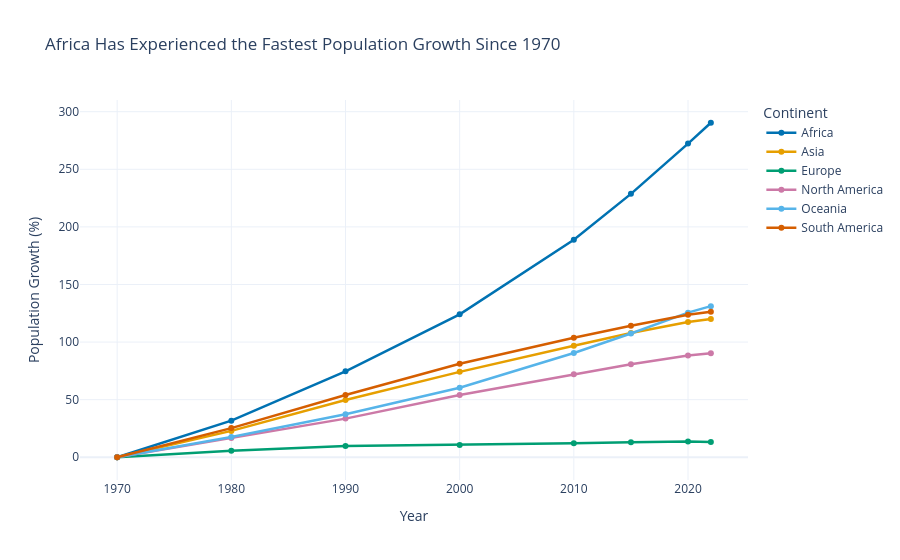

Notebook cell for this chart:
### Markdown cell above
**Chart choice & justification:** *Which chart did you choose, and why? Justify design choices.

*YOUR ANSWER HERE*


I selected a line chart because it clearly shows population growth over time. It allows us to compare the growth trends of all six continents relative to their 1970 population. Different colours make the continents easy to distinguish and help identify Africa as the fastest-growing continent.

### Code cell
# Q1
# YOUR CODE HERE

continent_pop = df_long.groupby(
    ['Continent', 'Year']
)['Population'].sum().reset_index()

baseline = continent_pop[continent_pop['Year'] == 1970][
    ['Continent', 'Population']
].rename(columns={'Population': 'Population_1970'})

continent_pop = continent_pop.merge(baseline, on='Continent')


continent_pop['Growth (%)'] = (
    (continent_pop['Population'] - continent_pop['Population_1970'])
    / continent_pop['Population_1970']
) * 100


fig = px.line(
    continent_pop,
    x='Year',
    y='Growth (%)',
    color='Continent',
    markers=True,
    color_discrete_sequence=[
        '#0072B2', '#E69F00', '#009E73',
        '#CC79A7', '#56B4E9', '#D55E00'
    ],
    title='Africa Has Experienced the Fastest Population Growth Since 1970'
)

fig.update_layout(
    template='plotly_white',
    xaxis_title='Year',
    yaxis_title='Population Growth (%)',
    legend_title='Continent'
)

fig.update_traces(line=dict(width=2.5))

fig.show()

### Figure 1 — Plotly figure (JSON) as saved in the notebook; plotly's stock layout.template omitted (floating-point values rounded to 4 significant figures)
{"data": [{"hovertemplate": "Continent=Africa<br>Year=%{x}<br>Growth (%)=%{y}<extra></extra>", "legendgroup": "Africa", "line": {"color": "#0072B2", "dash": "solid", "width": 2.5}, "marker": {"symbol": "circle"}, "mode": "lines+markers", "name": "Africa", "orientation": "v", "showlegend": true, "type": "scatter", "x": [1970, 1980, 1990, 2000, 2010, 2015, 2020, 2022], "xaxis": "x", "y": [0.0, 31.77, 74.62, 124.1, 188.8, 228.7, 272.3, 290.4], "yaxis": "y"}, {"hovertemplate": "Continent=Asia<br>Year=%{x}<br>Growth (%)=%{y}<extra></extra>", "legendgroup": "Asia", "line": {"color": "#E69F00", "dash": "solid", "width": 2.5}, "marker": {"symbol": "circle"}, "mode": "lines+markers", "name": "Asia", "orientation": "v", "showlegend": true, "type": "scatter", "x": [1970, 1980, 1990, 2000, 2010, 2015, 2020, 2022], "xaxis": "x", "y": [0.0, 22.86, 49.68, 74.14, 96.75, 107.9, 117.4, 120.1], "yaxis": "y"}, {"hovertemplate": "Continent=Europe<br>Year=%{x}<br>Growth (%)=%{y}<extra></extra>", "legendgroup": "Europe", "line": {"color": "#009E73", "dash": "solid", "width": 2.5}, "marker": {"symbol": "circle"}, "mode": "lines+markers", "name": "Europe", "orientation": "v", "showlegend": true, "type": "scatter", "x": [1970, 1980, 1990, 2000, 2010, 2015, 2020, 2022], "xaxis": "x", "y": [0.0, 5.58, 9.818, 10.7, 12.15, 13.05, 13.7, 13.3], "yaxis": "y"}, {"hovertemplate": "Continent=North America<br>Year=%{x}<br>Growth (%)=%{y}<extra></extra>", "legendgroup": "North America", "line": {"color": "#CC79A7", "dash": "solid", "width": 2.5}, "marker": {"symbol": "circle"}, "mode": "lines+markers", "name": "North America", "orientation": "v", "showlegend": true, "type": "scatter", "x": [1970, 1980, 1990, 2000, 2010, 2015, 2020, 2022], "xaxis": "x", "y": [0.0, 16.76, 33.55, 54.1, 72.05, 80.82, 88.39, 90.31], "yaxis": "y"}, {"hovertemplate": "Continent=Oceania<br>Year=%{x}<br>Growth (%)=%{y}<extra></extra>", "legendgroup": "Oceania", "line": {"color": "#56B4E9", "dash": "solid", "width": 2.5}, "marker": {"symbol": "circle"}, "mode": "lines+markers", "name": "Oceania", "orientation": "v", "showlegend": true, "type": "scatter", "x": [1970, 1980, 1990, 2000, 2010, 2015, 2020, 2022], "xaxis": "x", "y": [0.0, 17.66, 37.29, 60.28, 90.46, 107.4, 125.5, 131.2], "yaxis": "y"}, {"hovertemplate": "Continent=South America<br>Year=%{x}<br>Growth (%)=%{y}<extra></extra>", "legendgroup": "South America", "line": {"color": "#D55E00", "dash": "solid", "width": 2.5}, "marker": {"symbol": "circle"}, "mode": "lines+markers", "name": "South America", "orientation": "v", "showlegend": true, "type": "scatter", "x": [1970, 1980, 1990, 2000, 2010, 2015, 2020, 2022], "xaxis": "x", "y": [0.0, 25.31, 54.0, 81.21, 103.7, 114.1, 123.7, 126.4], "yaxis": "y"}], "layout": {"legend": {"title": {"text": "Continent"}, "tracegroupgap": 0}, "title": {"text": "Africa Has Experienced the Fastest Population Growth Since 1970"}, "xaxis": {"anchor": "y", "domain": [0, 1], "title": {"text": "Year"}}, "yaxis": {"anchor": "x", "domain": [0, 1], "title": {"text": "Population Growth (%)"}}}}
